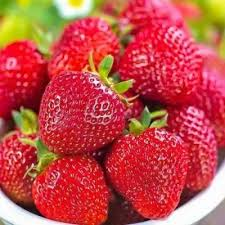
#> input picture images/клубничке.jpg, 225 x 225 px, found by its file name
$ jupyter execute --allow-errors PIL.ipynb
#> lines starting #> are read from the running program, lines starting #| are printed output that depends on the picture
[cell 1]
from PIL import Image

# Открытие изображения
img = Image.open("/content/клубничке.jpg")
#> img is the input picture: PIL image 225x225 RGB; mean R, G, B 194.2, 76.8, 72.7

# Просмотр информации
print(img.format, img.size, img.mode)
#| JPEG (225, 225) RGB
# Сохранение
img.save("new_image.png")

[cell 2]
img.show()

[cell 3]
resized_img = img.resize((300, 200))  # (ширина, высота)
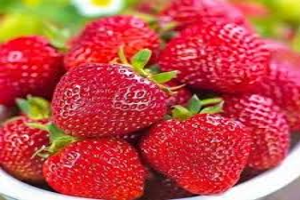
#> resized_img: PIL image 300x200 RGB; mean R, G, B 194.2, 76.8, 72.7
resized_img.save("resized.jpg")

[cell 4]
box = (100, 100, 400, 400)  # (left, upper, right, lower)
cropped_img = img.crop(box)
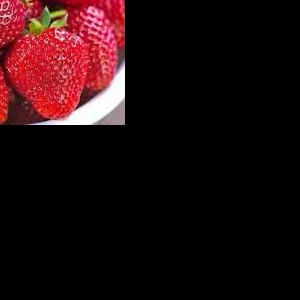
#> cropped_img: PIL image 300x300 RGB; mean R, G, B 32.1, 11.9, 13.7
cropped_img.save("cropped.jpg")

[cell 5]
rotated_img = img.rotate(45)  # поворот на 45°
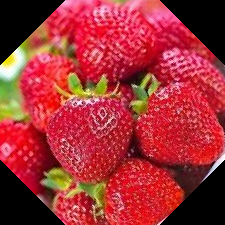
#> rotated_img: PIL image 225x225 RGB; mean R, G, B 161.1, 49.3, 54.3
rotated_img.save("rotated.jpg")

# Отражение
flipped_img = img.transpose(Image.FLIP_LEFT_RIGHT)  # или FLIP_TOP_BOTTOM
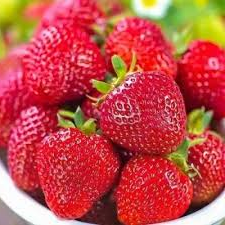
#> flipped_img: PIL image 225x225 RGB; mean R, G, B 194.2, 76.8, 72.7
flipped_img.save("flipped.jpg")

[cell 6]
gray_img = img.convert("L")  # в градации серого
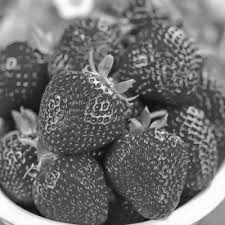
#> gray_img: PIL image 225x225 L; min 3, max 255, mean 111.4
gray_img.save("gray.jpg")

# RGBA (прозрачность)
rgba_img = img.convert("RGBA")

[cell 7]
from PIL import ImageFilter

blurred_img = img.filter(ImageFilter.BLUR)
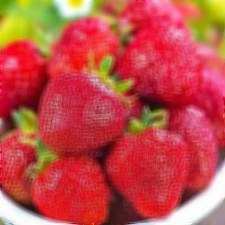
#> blurred_img: PIL image 225x225 RGB; mean R, G, B 194.3, 76.9, 72.8
blurred_img.save("blurred.jpg")

# Другие фильтры: GaussianBlur, SHARPEN, CONTOUR, etc.

[cell 8]
from PIL import ImageDraw, ImageFont

draw = ImageDraw.Draw(img)

# Текст
"""font = ImageFont.truetype("arial.ttf", 36)  # шрифт и размер
draw.text((10, 10), "Hello, Pillow!", fill="red", font=font)"""

# Фигуры
draw.rectangle([(50, 50), (150, 150)], outline="blue", width=2)
draw.line([(0, 0), (200, 200)], fill="green", width=3)

img.save("edited.jpg")
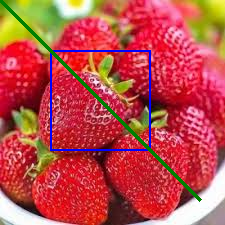
#> saved as edited.jpg: PIL image 225x225 RGB; mean R, G, B 187.6, 76.8, 74.4

[cell 9]
import os

input_folder = "input_images"
output_folder = "output_images"

if not os.path.exists(output_folder):
    os.makedirs(output_folder)

#> (the rest of this cell did not finish here and is left out)

#> (a cell that did not finish here is left out)

#> (a cell that did not finish here is left out)

[cell 12]
exif_data = img._getexif()  # метаданные (если есть)

[cell 13]
watermark = Image.open("/content/frame_3.jpg")
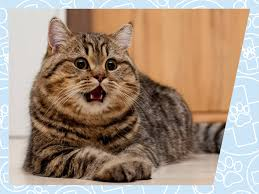
#> input picture images/frame_3.jpg, 259 x 194 px, found by its file name
#> watermark is the input picture: PIL image 259x194 RGB; mean R, G, B 167.2, 146.9, 129.9
#> (the rest of this cell did not finish here and is left out)
